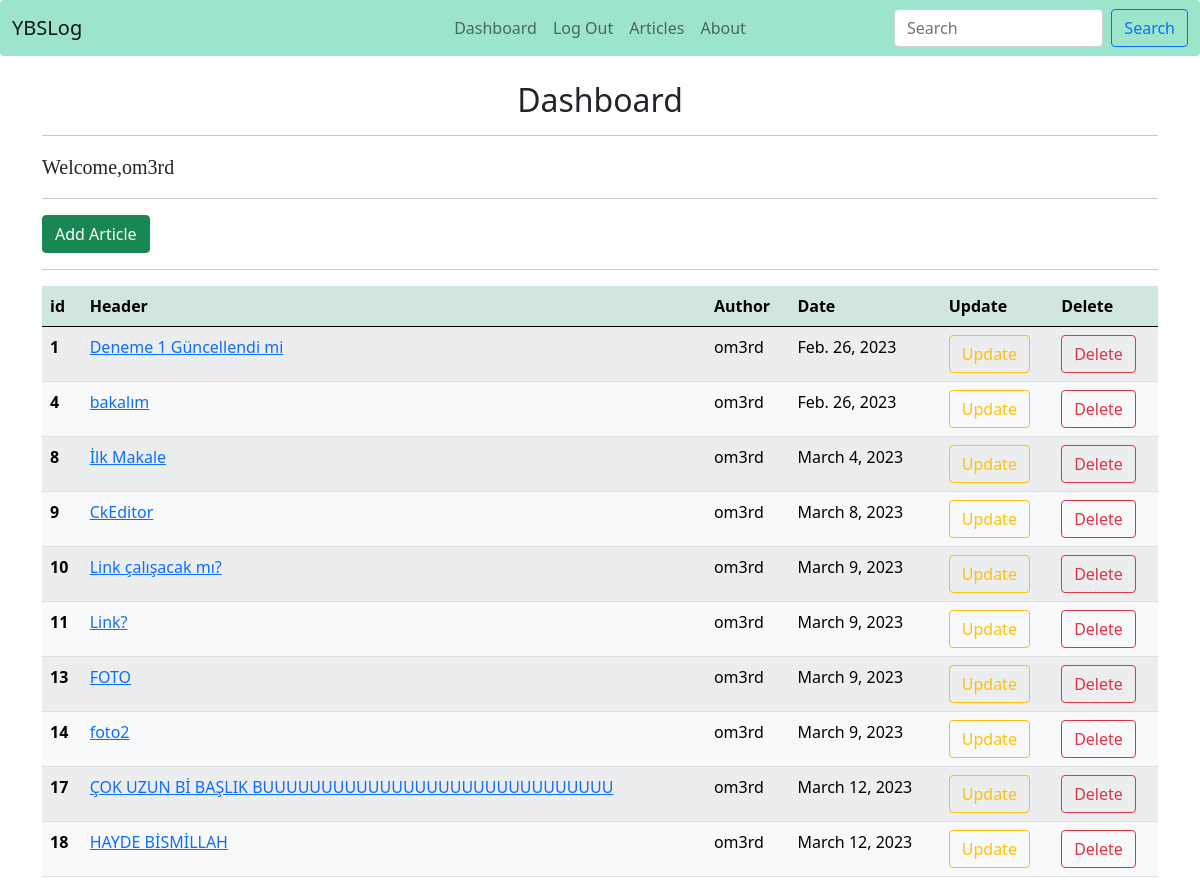
Screenshot of /articles/dashboard/ (signed in) with the database file from the repository.
### article/models.py (models this page shows, shortened)
class Article(models.Model):  #djangonun kendi tablosu olan auth user ı aldık
    author = models.ForeignKey("auth.User",on_delete = models.CASCADE)
    title = models.CharField(max_length = 50)
    content = RichTextField()
    subtitle = models.CharField(max_length=180, null= True)
    created_date = models.DateField(auto_now_add = True)
    linkedin = models.URLField(null = False, blank = True, max_length=200)
    github = models.URLField(max_length = 200, null = False, blank = True)
    article_image = models.FileField(blank = True, null = True,verbose_name ="Add photo into article")

### article/views.py (the view)
# urls.py: path('dashboard/',views.dashboard, name = "dashboard"),
@login_required(login_url= "user:login") #user app altındaki url dosyasında yer alan login uzantımızı verdik
def dashboard(request):
    articles = Article.objects.filter(author = request.user) #tüm article'ları aldık ve yazar olarak açık hesabı seçerek dashboard'da kendi makalesini görsün diye
    context = {
        "articles":articles
    }
    return render(request,"dashboard.html",context)

### templates/dashboard.html (shortened to what this page needs)
{% extends 'layout.html' %}
{% block body %}
<h2 style ="text-align:center;">Dashboard</h2>
<hr>
<p style = "font-family: serif; font-size: 20px; font-style: normal;">
    Welcome,{{request.user.username}}
</p>
<hr>
<a class = "btn btn-success" href = "articles/addarticle">Add Article</a>
<hr>
{% if articles %}
<table class="table table-light table-hover table-striped">
    <thead class = "table-success">
      <tr>
        <th scope="col">id</th>
        <th scope="col">Header</th>
        <th scope="col">Author</th>
        <th scope="col">Date</th>
        <th scope="col">Update</th>
        <th scope="col">Delete</th>
      </tr>
    </thead>
    <tbody>
        {% for article in articles  %}
        <tr>
            <th scope="row">{{article.id}}</th>
            <td><a href="/articles/article/{{article.id}}">{{article.title}}</a></td>
            <td>{{article.author.username}}</td>
            <td>{{article.created_date}}</td>
            <td><a href = "/articles/update/{{article.id}}" class = "btn btn-outline-warning">Update</a></td>
            <td><a href = "/articles/delete/{{article.id}}" class = "btn btn-outline-danger">Delete</a></td>
        </tr>
        {% endfor %}
    </tbody>
  </table>
{% endif %}
{% endblock body %}

### rows the page displays
Article: id "1", title "Deneme 1 Güncellendi mi", author.username "om3rd", created_date "Feb. 26, 2023"
Article: id "4", title "bakalım", author.username "om3rd", created_date "Feb. 26, 2023"
Article: id "8", title "İlk Makale", author.username "om3rd", created_date "March 4, 2023"
Article: id "9", title "CkEditor", author.username "om3rd", created_date "March 8, 2023"
Article: id "10", title "Link çalışacak mı?", author.username "om3rd", created_date "March 9, 2023"
Article: id "11", title "Link?", author.username "om3rd", created_date "March 9, 2023"
Article: id "13", title "FOTO", author.username "om3rd", created_date "March 9, 2023"
Article: id "14", title "foto2", author.username "om3rd", created_date "March 9, 2023"
Article: id "17", title "ÇOK UZUN Bİ BAŞLIK BUUUUUUUUUUUUUUUUUUUUUUUUUUUUUU", author.username "om3rd", created_date "March 12, 2023"
Article: id "18", title "HAYDE BİSMİLLAH", author.username "om3rd", created_date "March 12, 2023"

### other values shown
{{ request.user.username }} "om3rd"
